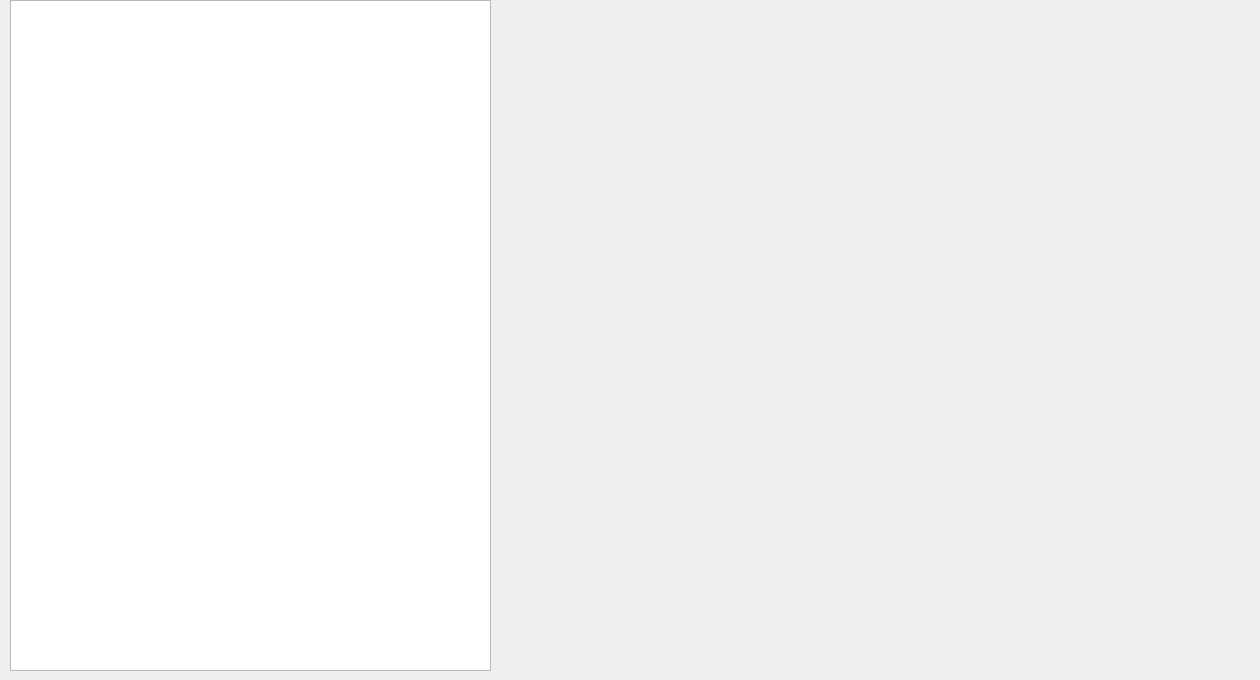
<?xml version="1.0" encoding="UTF-8"?>
<ui version="4.0">
 <class>FrontSignalPanel</class>
 <widget class="QWidget" name="FrontSignalPanel">
  <property name="geometry">
   <rect>
    <x>0</x>
    <y>0</y>
    <width>1260</width>
    <height>680</height>
   </rect>
  </property>
  <property name="windowTitle">
   <string>Form</string>
  </property>
  <widget class="QTableView" name="tableViewSignal">
   <property name="geometry">
    <rect>
     <x>10</x>
     <y>0</y>
     <width>481</width>
     <height>671</height>
    </rect>
   </property>
  </widget>
  <widget class="QWidget" name="layoutWidget">
   <property name="geometry">
    <rect>
     <x>500</x>
     <y>10</y>
     <width>411</width>
     <height>351</height>
    </rect>
   </property>
   <layout class="QVBoxLayout" name="verticalLayout">
    <item>
     <widget class="QWidget" name="widgetFilter" native="true"/>
    </item>
   </layout>
  </widget>
 </widget>
 <resources/>
 <connections/>
</ui>
